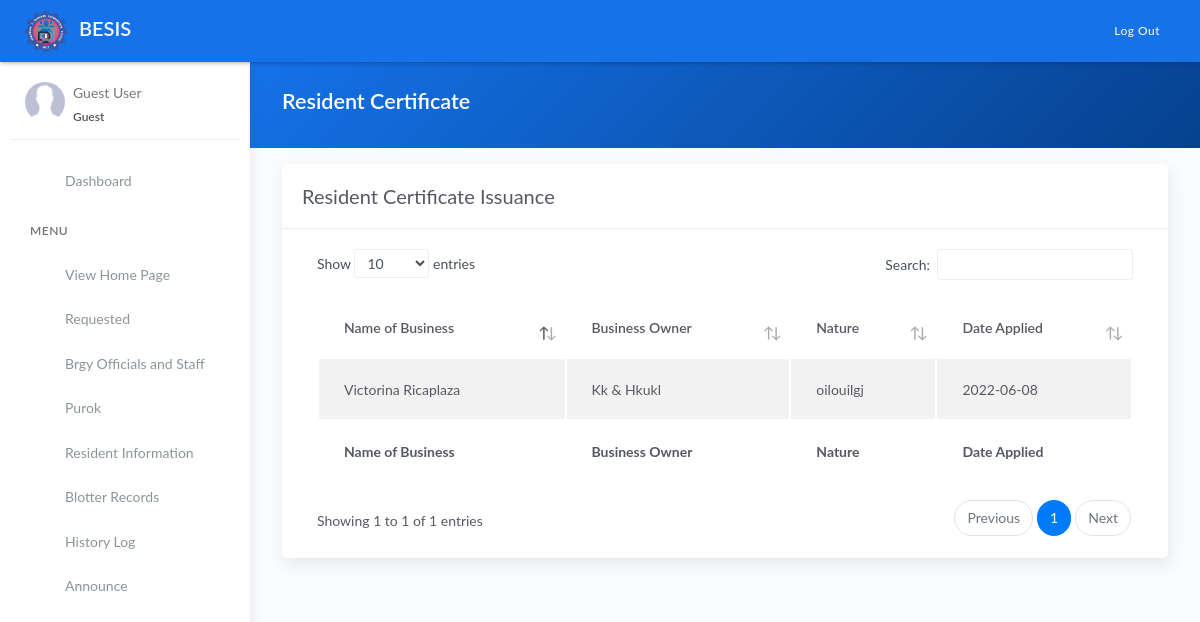
/business_permit.php, run on the app's committed database.
### tables this page shows
CREATE TABLE `tblpermit` (
  `id` int(11) NOT NULL AUTO_INCREMENT,
  `name` varchar(80) DEFAULT NULL,
  `owner1` varchar(200) DEFAULT NULL,
  `owner2` varchar(80) DEFAULT NULL,
  `nature` varchar(220) DEFAULT NULL,
  `applied` date DEFAULT NULL,
  PRIMARY KEY (`id`)
);

### business_permit.php (the view, shortened to what this page needs)
<?php include 'server/server.php' ?>
<?php
	$query = "SELECT * FROM tblpermit";
    $result = $conn->query($query);
    $permit = array();
	while($row = $result->fetch_assoc()){
		$permit[] = $row;
	}
?>
<!DOCTYPE html>
<html lang="en">
<head>
	<?php include 'templates/header.php' ?>
</head>
<body>
	<div class="wrapper">
		<?php include 'templates/main-header.php' ?>
		<?php include 'templates/sidebar.php' ?>
		<div class="main-panel">
			<div class="content">
				<div class="panel-header bg-primary-gradient">
					<div class="page-inner">
						<div class="d-flex align-items-left align-items-md-center flex-column flex-md-row">
							<div>
								<h2 class="text-white fw-bold">Resident Certificate</h2>
							</div>
						</div>
					</div>
				</div>
				<div class="page-inner">
					<div class="row mt--2">
						<div class="col-md-12">
                            <div class="card">
								<div class="card-header">
									<div class="card-head-row">
										<div class="card-title">Resident Certificate Issuance</div>
									</div>
								</div>
								<div class="card-body">
									<div class="table-responsive">
										<table id="residenttable" class="display table table-striped">
											<thead>
												<tr>
													<th scope="col">Name of Business</th>
													<th scope="col">Business Owner</th>
													<th scope="col">Nature</th>
													<th scope="col">Date Applied</th>
												</tr>
											</thead>
											<tbody>
												<?php if(!empty($permit)): ?>
													<?php foreach($permit as $row): ?>
													<tr>
														<td><?= ucwords($row['name']) ?></td>
														<td><?= !empty($row['owner2']) ? ucwords($row['owner1'].' & '. $row['owner2']) : $row['owner1'] ?></td>
														<td><?= $row['nature'] ?></td>
														<td><?= $row['applied'] ?></td>
													</tr>
													<?php endforeach ?>
												<?php endif ?>
											</tbody>
											<tfoot>
												<tr>
                                                    <th scope="col">Name of Business</th>
													<th scope="col">Business Owner</th>
													<th scope="col">Nature</th>
													<th scope="col">Date Applied</th>
												</tr>
											</tfoot>
										</table>
									</div>
								</div>
							</div>
						</div>
					</div>
				</div>
			</div>
		</div>
	</div>
</body>
</html>

### data on the page
tblpermit: name "Victorina Ricaplaza", owner1+owner2 "Kk & Hkukl", nature "oilouilgj", applied "2022-06-08"
